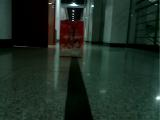
#> input picture opencv_lightness/14_cam-image_array_.jpg, 160 x 120 px
$ python opencv_lightness.py
#> lines starting #> are read from the running program, lines starting #| are printed output that depends on the picture

import cv2 as cv
import numpy as np


#粗略的调节对比度和亮度
def contrast_brightness_image(src1, a, g):
    h, w, ch = src1.shape#获取shape的数值，height和width、通道

    #新建全零图片数组src2,将height和width，类型设置为原图片的通道类型(色素全为零，输出为全黑图片)
    src2 = np.zeros([h, w, ch], src1.dtype)
    dst = cv.addWeighted(src1, a, src2, 1-a, g)#addWeighted函数说明如下
    cv.imshow("after", dst)

src = cv.imread("14_cam-image_array_.jpg")
#> src is the input picture: shape (120, 160, 3); mean B, G, R 36.4, 45.5, 31
cv.namedWindow("befoe", cv.WINDOW_NORMAL)
cv.imshow("before", src)
contrast_brightness_image(src, 1.5, 20)#第一个1.5为对比度  第二个为亮度数值越大越亮
#> in contrast_brightness_image, `dst = cv.addWeighted(src1, a, src2, 1-a, g)#addWeighted函数说明如下`:
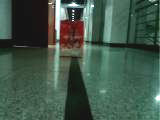
#> dst: shape (120, 160, 3); mean B, G, R 74.2, 87.8, 66.2
cv.waitKey(0)
cv.destroyAllWindows()
